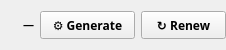
<?xml version="1.0" encoding="UTF-8"?>
<ui version="4.0">
 <class>StatusWidget</class>
 <widget class="QWidget" name="statusWidget">
  <property name="geometry">
   <rect>
    <x>0</x>
    <y>0</y>
    <width>226</width>
    <height>50</height>
   </rect>
  </property>
  <layout class="QVBoxLayout" name="statusWidgetLayout">
   <property name="spacing">
    <number>8</number>
   </property>
   <property name="leftMargin">
    <number>0</number>
   </property>
   <property name="topMargin">
    <number>0</number>
   </property>
   <property name="rightMargin">
    <number>0</number>
   </property>
   <property name="bottomMargin">
    <number>0</number>
   </property>
   <item>
    <layout class="QHBoxLayout" name="statusRow">
     <property name="spacing">
      <number>6</number>
     </property>
     <item>
      <spacer name="statusRowSpacer">
       <property name="orientation">
        <enum>Qt::Orientation::Horizontal</enum>
       </property>
       <property name="sizeHint" stdset="0">
        <size>
         <width>40</width>
         <height>20</height>
        </size>
       </property>
      </spacer>
     </item>
     <item>
      <widget class="QLabel" name="certStatusLabel">
        <property name="minimumSize">
         <size>
          <width>0</width>
          <height>20</height>
         </size>
        </property>
        <property name="maximumSize">
         <size>
          <width>16777215</width>
          <height>20</height>
         </size>
        </property>
       <property name="font">
        <font>
         <family>Titillium Web</family>
         <pointsize>8</pointsize>
         <bold>true</bold>
        </font>
       </property>
       <property name="text">
        <string>—</string>
       </property>
       <property name="alignment">
        <set>Qt::AlignmentFlag::AlignCenter</set>
       </property>
      </widget>
     </item>
     <item>
      <widget class="QPushButton" name="generateButton">
       <property name="sizePolicy">
        <sizepolicy hsizetype="Fixed" vsizetype="Fixed">
         <horstretch>0</horstretch>
         <verstretch>0</verstretch>
        </sizepolicy>
       </property>
       <property name="minimumSize">
        <size>
         <width>95</width>
         <height>28</height>
        </size>
       </property>
       <property name="maximumSize">
        <size>
         <width>95</width>
         <height>28</height>
        </size>
       </property>
       <property name="font">
        <font>
         <family>Titillium Web</family>
         <pointsize>9</pointsize>
         <bold>true</bold>
        </font>
       </property>
       <property name="cursor">
        <cursorShape>PointingHandCursor</cursorShape>
       </property>
       <property name="text">
        <string>⚙ Generate</string>
       </property>
      </widget>
     </item>
     <item>
      <widget class="QPushButton" name="renewButton">
       <property name="sizePolicy">
        <sizepolicy hsizetype="Fixed" vsizetype="Fixed">
         <horstretch>0</horstretch>
         <verstretch>0</verstretch>
        </sizepolicy>
       </property>
       <property name="minimumSize">
        <size>
         <width>85</width>
         <height>28</height>
        </size>
       </property>
       <property name="maximumSize">
        <size>
         <width>85</width>
         <height>28</height>
        </size>
       </property>
       <property name="font">
        <font>
         <family>Titillium Web</family>
         <pointsize>9</pointsize>
         <bold>true</bold>
        </font>
       </property>
       <property name="cursor">
        <cursorShape>PointingHandCursor</cursorShape>
       </property>
       <property name="text">
        <string>↻ Renew</string>
       </property>
       <property name="visible">
        <bool>false</bool>
       </property>
      </widget>
     </item>
    </layout>
   </item>
  </layout>
 </widget>
 <resources/>
 <connections/>
</ui>
